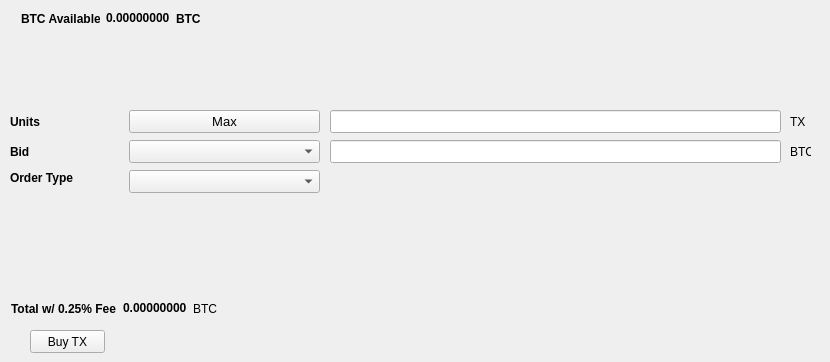
   <widget class="QWidget" name="BuyTab">
    <attribute name="title">
     <string>Buy</string>
    </attribute>
    <widget class="QPushButton" name="BuyTX">
     <property name="geometry">
      <rect>
       <x>30</x>
       <y>330</y>
       <width>75</width>
       <height>23</height>
      </rect>
     </property>
     <property name="text">
      <string>Buy TX</string>
     </property>
    </widget>
    <widget class="QLabel" name="label_3">
     <property name="geometry">
      <rect>
       <x>10</x>
       <y>110</y>
       <width>46</width>
       <height>23</height>
      </rect>
     </property>
     <property name="font">
      <font>
       <weight>75</weight>
       <bold>true</bold>
      </font>
     </property>
     <property name="text">
      <string>Units</string>
     </property>
    </widget>
    <widget class="QLineEdit" name="UnitsInput">
     <property name="geometry">
      <rect>
       <x>330</x>
       <y>110</y>
       <width>451</width>
       <height>23</height>
      </rect>
     </property>
     <property name="font">
      <font>
       <pointsize>9</pointsize>
       <weight>75</weight>
       <bold>true</bold>
      </font>
     </property>
    </widget>
    <widget class="QLineEdit" name="BuyBidPriceEdit">
     <property name="geometry">
      <rect>
       <x>330</x>
       <y>140</y>
       <width>451</width>
       <height>23</height>
      </rect>
     </property>
     <property name="font">
      <font>
       <pointsize>9</pointsize>
       <weight>75</weight>
       <bold>true</bold>
      </font>
     </property>
    </widget>
    <widget class="QLabel" name="label_4">
     <property name="geometry">
      <rect>
       <x>790</x>
       <y>110</y>
       <width>31</width>
       <height>23</height>
      </rect>
     </property>
     <property name="text">
      <string>TX</string>
     </property>
    </widget>
    <widget class="QLabel" name="label_5">
     <property name="geometry">
      <rect>
       <x>790</x>
       <y>140</y>
       <width>21</width>
       <height>23</height>
      </rect>
     </property>
     <property name="text">
      <string>BTC</string>
     </property>
    </widget>
    <widget class="QLabel" name="label_6">
     <property name="geometry">
      <rect>
       <x>10</x>
       <y>140</y>
       <width>46</width>
       <height>23</height>
      </rect>
     </property>
     <property name="font">
      <font>
       <weight>75</weight>
       <bold>true</bold>
      </font>
     </property>
     <property name="text">
      <string>Bid</string>
     </property>
    </widget>
    <widget class="QLabel" name="label_7">
     <property name="geometry">
      <rect>
       <x>10</x>
       <y>170</y>
       <width>71</width>
       <height>16</height>
      </rect>
     </property>
     <property name="font">
      <font>
       <weight>75</weight>
       <bold>true</bold>
      </font>
     </property>
     <property name="text">
      <string>Order Type</string>
     </property>
    </widget>
    <widget class="QPushButton" name="Buy_Max_Amount">
     <property name="geometry">
      <rect>
       <x>129</x>
       <y>110</y>
       <width>191</width>
       <height>23</height>
      </rect>
     </property>
     <property name="font">
      <font>
       <pointsize>10</pointsize>
      </font>
     </property>
     <property name="text">
      <string>Max</string>
     </property>
    </widget>
    <widget class="QComboBox" name="BuyBidcomboBox">
     <property name="geometry">
      <rect>
       <x>129</x>
       <y>140</y>
       <width>191</width>
       <height>23</height>
      </rect>
     </property>
     <property name="font">
      <font>
       <pointsize>10</pointsize>
      </font>
     </property>
    </widget>
    <widget class="QComboBox" name="buyOrdertypeCombo">
     <property name="geometry">
      <rect>
       <x>129</x>
       <y>170</y>
       <width>191</width>
       <height>23</height>
      </rect>
     </property>
     <property name="font">
      <font>
       <pointsize>10</pointsize>
      </font>
     </property>
    </widget>
    <widget class="QWidget" name="layoutWidget">
     <property name="geometry">
      <rect>
       <x>21</x>
       <y>11</y>
       <width>180</width>
       <height>15</height>
      </rect>
     </property>
     <layout class="QHBoxLayout" name="horizontalLayout_3">
      <item>
       <widget class="QLabel" name="label232">
        <property name="font">
         <font>
          <weight>75</weight>
          <bold>true</bold>
         </font>
        </property>
        <property name="text">
         <string>BTC Available:</string>
        </property>
       </widget>
      </item>
      <item>
       <widget class="QLabel" name="BtcAvailableLbl">
        <property name="palette">
         <palette>
          <active>
           <colorrole role="WindowText">
            <brush brushstyle="SolidPattern">
             <color alpha="255">
              <red>0</red>
              <green>0</green>
              <blue>0</blue>
             </color>
            </brush>
           </colorrole>
           <colorrole role="Button">
            <brush brushstyle="SolidPattern">
             <color alpha="255">
              <red>0</red>
              <green>170</green>
              <blue>0</blue>
             </color>
            </brush>
           </colorrole>
           <colorrole role="Light">
            <brush brushstyle="SolidPattern">
             <color alpha="255">
              <red>0</red>
              <green>255</green>
              <blue>0</blue>
             </color>
            </brush>
           </colorrole>
           <colorrole role="Midlight">
            <brush brushstyle="SolidPattern">
             <color alpha="255">
              <red>0</red>
              <green>212</green>
              <blue>0</blue>
             </color>
            </brush>
           </colorrole>
           <colorrole role="Dark">
            <brush brushstyle="SolidPattern">
             <color alpha="255">
              <red>0</red>
              <green>85</green>
              <blue>0</blue>
             </color>
            </brush>
           </colorrole>
           <colorrole role="Mid">
            <brush brushstyle="SolidPattern">
             <color alpha="255">
              <red>0</red>
              <green>113</green>
              <blue>0</blue>
             </color>
            </brush>
           </colorrole>
           <colorrole role="Text">
            <brush brushstyle="SolidPattern">
             <color alpha="255">
              <red>0</red>
              <green>170</green>
              <blue>0</blue>
             </color>
            </brush>
           </colorrole>
           <colorrole role="BrightText">
            <brush brushstyle="SolidPattern">
             <color alpha="255">
              <red>255</red>
              <green>255</green>
              <blue>255</blue>
             </color>
            </brush>
           </colorrole>
           <colorrole role="ButtonText">
            <brush brushstyle="SolidPattern">
             <color alpha="255">
              <red>0</red>
              <green>0</green>
              <blue>0</blue>
             </color>
            </brush>
           </colorrole>
           <colorrole role="Base">
            <brush brushstyle="SolidPattern">
             <color alpha="255">
              <red>255</red>
              <green>255</green>
              <blue>255</blue>
             </color>
            </brush>
           </colorrole>
           <colorrole role="Window">
            <brush brushstyle="SolidPattern">
             <color alpha="255">
              <red>0</red>
              <green>170</green>
              <blue>0</blue>
             </color>
            </brush>
           </colorrole>
           <colorrole role="Shadow">
            <brush brushstyle="SolidPattern">
             <color alpha="255">
              <red>0</red>
              <green>0</green>
              <blue>0</blue>
             </color>
            </brush>
           </colorrole>
           <colorrole role="AlternateBase">
            <brush brushstyle="SolidPattern">
             <color alpha="255">
              <red>127</red>
              <green>212</green>
              <blue>127</blue>
             </color>
            </brush>
           </colorrole>
           <colorrole role="ToolTipBase">
            <brush brushstyle="SolidPattern">
             <color alpha="255">
              <red>255</red>
              <green>255</green>
              <blue>220</blue>
             </color>
            </brush>
           </colorrole>
           <colorrole role="ToolTipText">
            <brush brushstyle="SolidPattern">
             <color alpha="255">
              <red>0</red>
              <green>0</green>
              <blue>0</blue>
             </color>
            </brush>
           </colorrole>
          </active>
          <inactive>
           <colorrole role="WindowText">
            <brush brushstyle="SolidPattern">
             <color alpha="255">
              <red>0</red>
              <green>0</green>
              <blue>0</blue>
             </color>
            </brush>
           </colorrole>
           <colorrole role="Button">
            <brush brushstyle="SolidPattern">
             <color alpha="255">
              <red>0</red>
              <green>170</green>
              <blue>0</blue>
             </color>
            </brush>
           </colorrole>
           <colorrole role="Light">
            <brush brushstyle="SolidPattern">
             <color alpha="255">
              <red>0</red>
              <green>255</green>
              <blue>0</blue>
             </color>
            </brush>
           </colorrole>
           <colorrole role="Midlight">
            <brush brushstyle="SolidPattern">
             <color alpha="255">
              <red>0</red>
              <green>212</green>
              <blue>0</blue>
             </color>
            </brush>
           </colorrole>
           <colorrole role="Dark">
            <brush brushstyle="SolidPattern">
             <color alpha="255">
              <red>0</red>
              <green>85</green>
              <blue>0</blue>
             </color>
            </brush>
           </colorrole>
           <colorrole role="Mid">
            <brush brushstyle="SolidPattern">
             <color alpha="255">
              <red>0</red>
              <green>113</green>
              <blue>0</blue>
             </color>
            </brush>
           </colorrole>
           <colorrole role="Text">
            <brush brushstyle="SolidPattern">
             <color alpha="255">
              <red>0</red>
              <green>170</green>
              <blue>0</blue>
             </color>
            </brush>
           </colorrole>
           <colorrole role="BrightText">
            <brush brushstyle="SolidPattern">
             <color alpha="255">
              <red>255</red>
              <green>255</green>
              <blue>255</blue>
             </color>
            </brush>
           </colorrole>
           <colorrole role="ButtonText">
            <brush brushstyle="SolidPattern">
             <color alpha="255">
              <red>0</red>
              <green>0</green>
              <blue>0</blue>
             </color>
            </brush>
           </colorrole>
           <colorrole role="Base">
            <brush brushstyle="SolidPattern">
             <color alpha="255">
              <red>255</red>
              <green>255</green>
              <blue>255</blue>
             </color>
            </brush>
           </colorrole>
           <colorrole role="Window">
            <brush brushstyle="SolidPattern">
             <color alpha="255">
              <red>0</red>
              <green>170</green>
              <blue>0</blue>
             </color>
            </brush>
           </colorrole>
           <colorrole role="Shadow">
            <brush brushstyle="SolidPattern">
             <color alpha="255">
              <red>0</red>
              <green>0</green>
              <blue>0</blue>
             </color>
            </brush>
           </colorrole>
           <colorrole role="AlternateBase">
            <brush brushstyle="SolidPattern">
             <color alpha="255">
              <red>127</red>
              <green>212</green>
              <blue>127</blue>
             </color>
            </brush>
           </colorrole>
           <colorrole role="ToolTipBase">
            <brush brushstyle="SolidPattern">
             <color alpha="255">
              <red>255</red>
              <green>255</green>
              <blue>220</blue>
             </color>
            </brush>
           </colorrole>
           <colorrole role="ToolTipText">
            <brush brushstyle="SolidPattern">
             <color alpha="255">
              <red>0</red>
              <green>0</green>
              <blue>0</blue>
             </color>
            </brush>
           </colorrole>
          </inactive>
          <disabled>
           <colorrole role="WindowText">
            <brush brushstyle="SolidPattern">
             <color alpha="255">
              <red>0</red>
              <green>85</green>
              <blue>0</blue>
             </color>
            </brush>
           </colorrole>
           <colorrole role="Button">
            <brush brushstyle="SolidPattern">
             <color alpha="255">
              <red>0</red>
              <green>170</green>
              <blue>0</blue>
             </color>
            </brush>
           </colorrole>
           <colorrole role="Light">
            <brush brushstyle="SolidPattern">
             <color alpha="255">
              <red>0</red>
              <green>255</green>
              <blue>0</blue>
             </color>
            </brush>
           </colorrole>
           <colorrole role="Midlight">
            <brush brushstyle="SolidPattern">
             <color alpha="255">
              <red>0</red>
              <green>212</green>
              <blue>0</blue>
             </color>
            </brush>
           </colorrole>
           <colorrole role="Dark">
            <brush brushstyle="SolidPattern">
             <color alpha="255">
              <red>0</red>
              <green>85</green>
              <blue>0</blue>
             </color>
            </brush>
           </colorrole>
           <colorrole role="Mid">
            <brush brushstyle="SolidPattern">
             <color alpha="255">
              <red>0</red>
              <green>113</green>
              <blue>0</blue>
             </color>
            </brush>
           </colorrole>
           <colorrole role="Text">
            <brush brushstyle="SolidPattern">
             <color alpha="255">
              <red>0</red>
              <green>85</green>
              <blue>0</blue>
             </color>
            </brush>
           </colorrole>
           <colorrole role="BrightText">
            <brush brushstyle="SolidPattern">
             <color alpha="255">
              <red>255</red>
              <green>255</green>
              <blue>255</blue>
             </color>
            </brush>
           </colorrole>
           <colorrole role="ButtonText">
            <brush brushstyle="SolidPattern">
             <color alpha="255">
              <red>0</red>
              <green>85</green>
              <blue>0</blue>
             </color>
            </brush>
           </colorrole>
           <colorrole role="Base">
            <brush brushstyle="SolidPattern">
             <color alpha="255">
              <red>0</red>
              <green>170</green>
              <blue>0</blue>
             </color>
            </brush>
           </colorrole>
           <colorrole role="Window">
            <brush brushstyle="SolidPattern">
             <color alpha="255">
              <red>0</red>
              <green>170</green>
              <blue>0</blue>
             </color>
            </brush>
           </colorrole>
           <colorrole role="Shadow">
            <brush brushstyle="SolidPattern">
             <color alpha="255">
              <red>0</red>
              <green>0</green>
              <blue>0</blue>
             </color>
            </brush>
           </colorrole>
           <colorrole role="AlternateBase">
            <brush brushstyle="SolidPattern">
             <color alpha="255">
              <red>0</red>
              <green>170</green>
              <blue>0</blue>
             </color>
            </brush>
           </colorrole>
           <colorrole role="ToolTipBase">
            <brush brushstyle="SolidPattern">
             <color alpha="255">
              <red>255</red>
              <green>255</green>
              <blue>220</blue>
             </color>
            </brush>
           </colorrole>
           <colorrole role="ToolTipText">
            <brush brushstyle="SolidPattern">
             <color alpha="255">
              <red>0</red>
              <green>0</green>
              <blue>0</blue>
             </color>
            </brush>
           </colorrole>
          </disabled>
         </palette>
        </property>
        <property name="font">
         <font>
          <weight>75</weight>
          <bold>true</bold>
         </font>
        </property>
        <property name="text">
         <string>0.00000000</string>
        </property>
        <property name="textInteractionFlags">
         <set>Qt::LinksAccessibleByMouse|Qt::TextSelectableByKeyboard|Qt::TextSelectableByMouse</set>
        </property>
       </widget>
      </item>
      <item>
       <widget class="QLabel" name="BtcAvailableLbl_2">
        <property name="font">
         <font>
          <weight>75</weight>
          <bold>true</bold>
         </font>
        </property>
        <property name="text">
         <string>BTC</string>
        </property>
       </widget>
      </item>
     </layout>
    </widget>
    <widget class="QWidget" name="layoutWidget">
     <property name="geometry">
      <rect>
       <x>11</x>
       <y>301</y>
       <width>209</width>
       <height>15</height>
      </rect>
     </property>
     <layout class="QHBoxLayout" name="horizontalLayout_4">
      <item>
       <widget class="QLabel" name="label_9">
        <property name="font">
         <font>
          <weight>75</weight>
          <bold>true</bold>
         </font>
        </property>
        <property name="text">
         <string>Total w/ 0.25% Fee</string>
        </property>
       </widget>
      </item>
      <item>
       <widget class="QLabel" name="BuyCostLabel">
        <property name="palette">
         <palette>
          <active>
           <colorrole role="WindowText">
            <brush brushstyle="SolidPattern">
             <color alpha="255">
              <red>0</red>
              <green>0</green>
              <blue>0</blue>
             </color>
            </brush>
           </colorrole>
           <colorrole role="Button">
            <brush brushstyle="SolidPattern">
             <color alpha="255">
              <red>0</red>
              <green>170</green>
              <blue>0</blue>
             </color>
            </brush>
           </colorrole>
           <colorrole role="Light">
            <brush brushstyle="SolidPattern">
             <color alpha="255">
              <red>0</red>
              <green>255</green>
              <blue>0</blue>
             </color>
            </brush>
           </colorrole>
           <colorrole role="Midlight">
            <brush brushstyle="SolidPattern">
             <color alpha="255">
              <red>0</red>
              <green>212</green>
              <blue>0</blue>
             </color>
            </brush>
           </colorrole>
           <colorrole role="Dark">
            <brush brushstyle="SolidPattern">
             <color alpha="255">
              <red>0</red>
              <green>85</green>
              <blue>0</blue>
             </color>
            </brush>
           </colorrole>
           <colorrole role="Mid">
            <brush brushstyle="SolidPattern">
             <color alpha="255">
              <red>0</red>
              <green>113</green>
              <blue>0</blue>
             </color>
            </brush>
           </colorrole>
           <colorrole role="Text">
            <brush brushstyle="SolidPattern">
             <color alpha="255">
              <red>0</red>
              <green>170</green>
              <blue>0</blue>
             </color>
            </brush>
           </colorrole>
           <colorrole role="BrightText">
            <brush brushstyle="SolidPattern">
             <color alpha="255">
              <red>255</red>
              <green>255</green>
              <blue>255</blue>
             </color>
            </brush>
           </colorrole>
           <colorrole role="ButtonText">
            <brush brushstyle="SolidPattern">
             <color alpha="255">
              <red>0</red>
              <green>0</green>
              <blue>0</blue>
             </color>
            </brush>
           </colorrole>
           <colorrole role="Base">
            <brush brushstyle="SolidPattern">
             <color alpha="255">
              <red>255</red>
              <green>255</green>
              <blue>255</blue>
             </color>
            </brush>
           </colorrole>
           <colorrole role="Window">
            <brush brushstyle="SolidPattern">
             <color alpha="255">
              <red>0</red>
              <green>170</green>
              <blue>0</blue>
             </color>
            </brush>
           </colorrole>
           <colorrole role="Shadow">
            <brush brushstyle="SolidPattern">
             <color alpha="255">
              <red>0</red>
              <green>0</green>
              <blue>0</blue>
             </color>
            </brush>
           </colorrole>
           <colorrole role="AlternateBase">
            <brush brushstyle="SolidPattern">
             <color alpha="255">
              <red>127</red>
              <green>212</green>
              <blue>127</blue>
             </color>
            </brush>
           </colorrole>
           <colorrole role="ToolTipBase">
            <brush brushstyle="SolidPattern">
             <color alpha="255">
              <red>255</red>
              <green>255</green>
              <blue>220</blue>
             </color>
            </brush>
           </colorrole>
           <colorrole role="ToolTipText">
            <brush brushstyle="SolidPattern">
             <color alpha="255">
              <red>0</red>
              <green>0</green>
              <blue>0</blue>
             </color>
            </brush>
           </colorrole>
          </active>
          <inactive>
           <colorrole role="WindowText">
            <brush brushstyle="SolidPattern">
             <color alpha="255">
              <red>0</red>
              <green>0</green>
              <blue>0</blue>
             </color>
            </brush>
           </colorrole>
           <colorrole role="Button">
            <brush brushstyle="SolidPattern">
             <color alpha="255">
              <red>0</red>
              <green>170</green>
              <blue>0</blue>
             </color>
            </brush>
           </colorrole>
           <colorrole role="Light">
            <brush brushstyle="SolidPattern">
             <color alpha="255">
              <red>0</red>
              <green>255</green>
              <blue>0</blue>
             </color>
            </brush>
           </colorrole>
           <colorrole role="Midlight">
            <brush brushstyle="SolidPattern">
             <color alpha="255">
              <red>0</red>
              <green>212</green>
              <blue>0</blue>
             </color>
            </brush>
           </colorrole>
           <colorrole role="Dark">
            <brush brushstyle="SolidPattern">
             <color alpha="255">
              <red>0</red>
              <green>85</green>
              <blue>0</blue>
             </color>
            </brush>
           </colorrole>
           <colorrole role="Mid">
            <brush brushstyle="SolidPattern">
             <color alpha="255">
              <red>0</red>
              <green>113</green>
              <blue>0</blue>
             </color>
            </brush>
           </colorrole>
           <colorrole role="Text">
            <brush brushstyle="SolidPattern">
             <color alpha="255">
              <red>0</red>
              <green>170</green>
              <blue>0</blue>
             </color>
            </brush>
           </colorrole>
           <colorrole role="BrightText">
            <brush brushstyle="SolidPattern">
             <color alpha="255">
              <red>255</red>
              <green>255</green>
              <blue>255</blue>
             </color>
            </brush>
           </colorrole>
           <colorrole role="ButtonText">
            <brush brushstyle="SolidPattern">
             <color alpha="255">
              <red>0</red>
              <green>0</green>
              <blue>0</blue>
             </color>
            </brush>
           </colorrole>
           <colorrole role="Base">
            <brush brushstyle="SolidPattern">
             <color alpha="255">
              <red>255</red>
              <green>255</green>
              <blue>255</blue>
             </color>
            </brush>
           </colorrole>
           <colorrole role="Window">
            <brush brushstyle="SolidPattern">
             <color alpha="255">
              <red>0</red>
              <green>170</green>
              <blue>0</blue>
             </color>
            </brush>
           </colorrole>
           <colorrole role="Shadow">
            <brush brushstyle="SolidPattern">
             <color alpha="255">
              <red>0</red>
              <green>0</green>
              <blue>0</blue>
             </color>
            </brush>
           </colorrole>
           <colorrole role="AlternateBase">
            <brush brushstyle="SolidPattern">
             <color alpha="255">
              <red>127</red>
              <green>212</green>
              <blue>127</blue>
             </color>
            </brush>
           </colorrole>
           <colorrole role="ToolTipBase">
            <brush brushstyle="SolidPattern">
             <color alpha="255">
              <red>255</red>
              <green>255</green>
              <blue>220</blue>
             </color>
            </brush>
           </colorrole>
           <colorrole role="ToolTipText">
            <brush brushstyle="SolidPattern">
             <color alpha="255">
              <red>0</red>
              <green>0</green>
              <blue>0</blue>
             </color>
            </brush>
           </colorrole>
          </inactive>
          <disabled>
           <colorrole role="WindowText">
            <brush brushstyle="SolidPattern">
             <color alpha="255">
              <red>0</red>
              <green>85</green>
              <blue>0</blue>
             </color>
            </brush>
           </colorrole>
           <colorrole role="Button">
            <brush brushstyle="SolidPattern">
             <color alpha="255">
              <red>0</red>
              <green>170</green>
              <blue>0</blue>
             </color>
            </brush>
           </colorrole>
           <colorrole role="Light">
            <brush brushstyle="SolidPattern">
             <color alpha="255">
              <red>0</red>
              <green>255</green>
              <blue>0</blue>
             </color>
            </brush>
           </colorrole>
           <colorrole role="Midlight">
            <brush brushstyle="SolidPattern">
             <color alpha="255">
              <red>0</red>
              <green>212</green>
              <blue>0</blue>
             </color>
            </brush>
           </colorrole>
           <colorrole role="Dark">
            <brush brushstyle="SolidPattern">
             <color alpha="255">
              <red>0</red>
              <green>85</green>
              <blue>0</blue>
             </color>
            </brush>
           </colorrole>
           <colorrole role="Mid">
            <brush brushstyle="SolidPattern">
             <color alpha="255">
              <red>0</red>
              <green>113</green>
              <blue>0</blue>
             </color>
            </brush>
           </colorrole>
           <colorrole role="Text">
            <brush brushstyle="SolidPattern">
             <color alpha="255">
              <red>0</red>
              <green>85</green>
              <blue>0</blue>
             </color>
            </brush>
           </colorrole>
           <colorrole role="BrightText">
            <brush brushstyle="SolidPattern">
             <color alpha="255">
              <red>255</red>
              <green>255</green>
              <blue>255</blue>
             </color>
            </brush>
           </colorrole>
           <colorrole role="ButtonText">
            <brush brushstyle="SolidPattern">
             <color alpha="255">
              <red>0</red>
              <green>85</green>
              <blue>0</blue>
             </color>
            </brush>
           </colorrole>
           <colorrole role="Base">
            <brush brushstyle="SolidPattern">
             <color alpha="255">
              <red>0</red>
              <green>170</green>
              <blue>0</blue>
             </color>
            </brush>
           </colorrole>
           <colorrole role="Window">
            <brush brushstyle="SolidPattern">
             <color alpha="255">
              <red>0</red>
              <green>170</green>
              <blue>0</blue>
             </color>
            </brush>
           </colorrole>
           <colorrole role="Shadow">
            <brush brushstyle="SolidPattern">
             <color alpha="255">
              <red>0</red>
              <green>0</green>
              <blue>0</blue>
             </color>
            </brush>
           </colorrole>
           <colorrole role="AlternateBase">
            <brush brushstyle="SolidPattern">
             <color alpha="255">
              <red>0</red>
              <green>170</green>
              <blue>0</blue>
             </color>
            </brush>
           </colorrole>
           <colorrole role="ToolTipBase">
            <brush brushstyle="SolidPattern">
             <color alpha="255">
              <red>255</red>
              <green>255</green>
              <blue>220</blue>
             </color>
            </brush>
           </colorrole>
           <colorrole role="ToolTipText">
            <brush brushstyle="SolidPattern">
             <color alpha="255">
              <red>0</red>
              <green>0</green>
              <blue>0</blue>
             </color>
            </brush>
           </colorrole>
          </disabled>
         </palette>
        </property>
        <property name="font">
         <font>
          <weight>75</weight>
          <bold>true</bold>
         </font>
        </property>
        <property name="autoFillBackground">
         <bool>false</bool>
        </property>
        <property name="text">
         <string>0.00000000</string>
        </property>
        <property name="textInteractionFlags">
         <set>Qt::LinksAccessibleByMouse|Qt::TextSelectableByMouse</set>
        </property>
       </widget>
      </item>
      <item>
       <widget class="QLabel" name="label_10">
        <property name="font">
         <font>
          <weight>50</weight>
          <bold>false</bold>
         </font>
        </property>
        <property name="text">
         <string>BTC</string>
        </property>
       </widget>
      </item>
     </layout>
    </widget>
   </widget>
